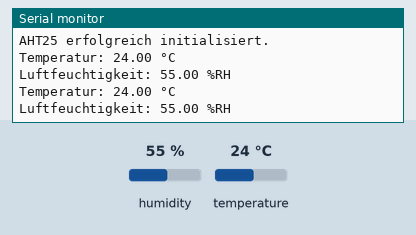
The sketch below on a simulated Arduino Uno, built with avr-gcc and run on an emulated ATmega328P. Shown: the last lines printed to the serial monitor. The test bench sets the inputs (shaded band); at power-on: humidity 55 %, temperature 24 °C.

Above: at 2.9 s.
3.0 s: humidity set to 22 %
At 4.6 s:
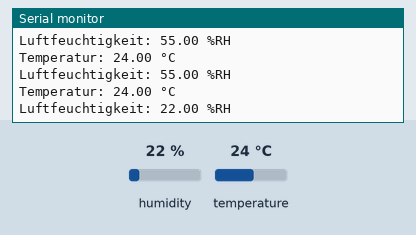
5.8 s: temperature set to 12 °C
At 6.8 s:
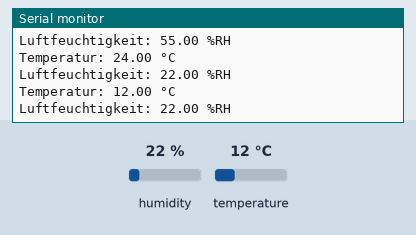
8.6 s: humidity set to 40 %
At 11.0 s:
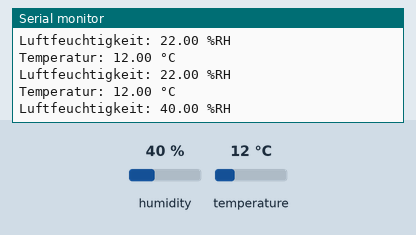
Timing chart, 0 to 12.5 s (numbered marks = the images above; inputs shaded):
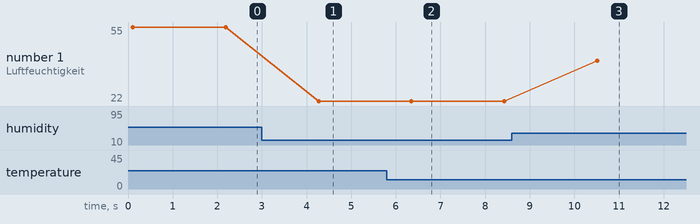

The sketch:

AHT25.ino
```cpp
// Testprogramm für den AHT25-Temperatur- und Luftfeuchtigkeitssensor
#include <Wire.h>              // I2C-Bibliothek für die Kommunikation
#include <Adafruit_Sensor.h>   // Adafruit Unified Sensor-Basisbibliothek
#include <Adafruit_AHTX0.h>    // Hauptbibliothek für den AHT20/AHT21/AHT25-Sensor

// Sensorobjekt anlegen
Adafruit_AHTX0 aht;

void setup() {
  Serial.begin(9600);                     // Serielle Kommunikation starten
  Serial.println("AHT25: Initialisierung...");

  Wire.begin();                           // I2C starten

  // Versuch, den Sensor zu initialisieren
  if (!aht.begin()) {
    Serial.println("Fehler: AHT25 nicht gefunden (I2C)!");
    // Kein Abbruch, um Upload/Debugging trotzdem zu ermöglichen
  } else {
    Serial.println("AHT25 erfolgreich initialisiert.");
  }
}

void loop() {
  // Container für Messwerte
  sensors_event_t hum, temp;

  // Messung ausführen und Ergebnisse auslesen
  if (aht.getEvent(&hum, &temp)) {
    Serial.print("Temperatur: ");
    Serial.print(temp.temperature);
    Serial.println(" °C");

    Serial.print("Luftfeuchtigkeit: ");
    Serial.print(hum.relative_humidity);
    Serial.println(" %RH");
  } else {
    Serial.println("Hinweis: Keine Messung verfügbar (Sensor nicht angeschlossen?).");
  }

  delay(2000);  // 2 Sekunden Pause bis zur nächsten Messung
}
```

Measured:
- after the input at 3.0 s, the serial monitor: prints a new line after 1.3 s (image 1)
- after the input at 5.8 s, the serial monitor: prints a new line after 0.53 s (image 2)
- after the input at 8.6 s, the serial monitor: prints a new line after 1.9 s (image 3)
- plotted number 1: 55 → 22 after the input at 3.0 s, 22 → 40 after the input at 8.6 s
